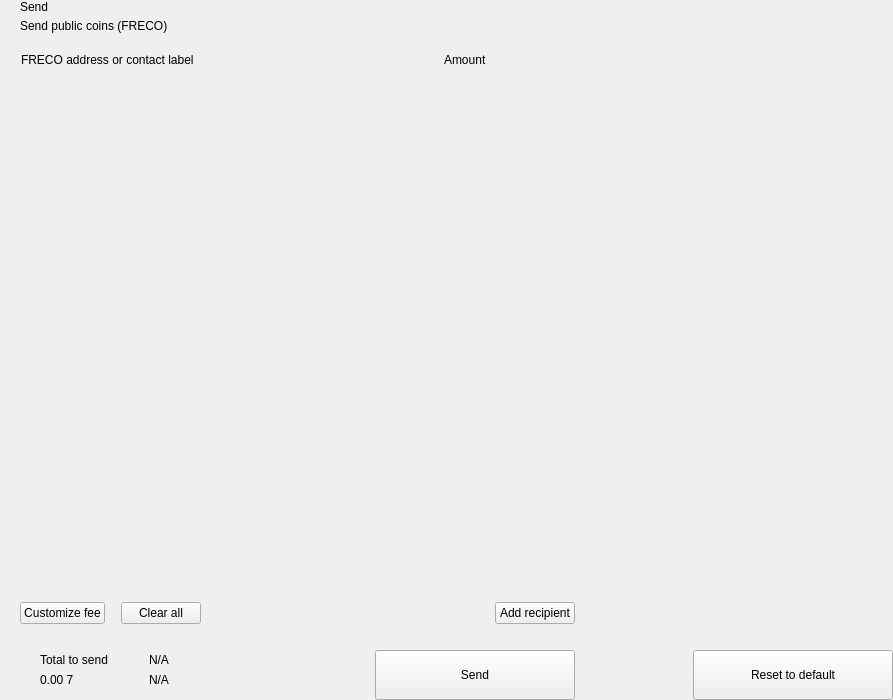
<?xml version="1.0" encoding="UTF-8"?>
<ui version="4.0">
 <class>send</class>
 <widget class="QWidget" name="send">
  <property name="geometry">
   <rect>
    <x>0</x>
    <y>0</y>
    <width>893</width>
    <height>700</height>
   </rect>
  </property>
  <property name="windowTitle">
   <string>Form</string>
  </property>
  <layout class="QHBoxLayout" name="horizontalLayout_2" stretch="2,1">
   <property name="spacing">
    <number>0</number>
   </property>
   <property name="leftMargin">
    <number>0</number>
   </property>
   <property name="topMargin">
    <number>0</number>
   </property>
   <property name="rightMargin">
    <number>0</number>
   </property>
   <property name="bottomMargin">
    <number>0</number>
   </property>
   <item>
    <widget class="QWidget" name="left" native="true">
     <layout class="QVBoxLayout" name="verticalLayout_3">
      <property name="spacing">
       <number>0</number>
      </property>
      <property name="leftMargin">
       <number>0</number>
      </property>
      <property name="topMargin">
       <number>0</number>
      </property>
      <property name="rightMargin">
       <number>0</number>
      </property>
      <property name="bottomMargin">
       <number>0</number>
      </property>
      <item>
       <layout class="QVBoxLayout" name="verticalLayout_22" stretch="0,0,0,1,0,0,0,0">
        <property name="spacing">
         <number>0</number>
        </property>
        <item>
         <layout class="QHBoxLayout" name="horizontalLayout_3">
          <property name="spacing">
           <number>0</number>
          </property>
          <property name="leftMargin">
           <number>20</number>
          </property>
          <property name="rightMargin">
           <number>20</number>
          </property>
          <item>
           <layout class="QVBoxLayout" name="verticalLayout">
            <property name="spacing">
             <number>5</number>
            </property>
            <item>
             <widget class="QLabel" name="labelTitle">
              <property name="text">
               <string>Send</string>
              </property>
              <property name="alignment">
               <set>Qt::AlignLeading|Qt::AlignLeft|Qt::AlignVCenter</set>
              </property>
             </widget>
            </item>
            <item>
             <widget class="QLabel" name="labelSubtitle1">
              <property name="text">
               <string>Send public coins (FRECO)</string>
              </property>
             </widget>
            </item>
           </layout>
          </item>
          <item>
           <spacer name="horizontalSpacer">
            <property name="orientation">
             <enum>Qt::Horizontal</enum>
            </property>
            <property name="sizeHint" stdset="0">
             <size>
              <width>40</width>
              <height>20</height>
             </size>
            </property>
           </spacer>
          </item>
         </layout>
        </item>
        <item>
         <spacer name="verticalSpacer_2">
          <property name="orientation">
           <enum>Qt::Vertical</enum>
          </property>
          <property name="sizeType">
           <enum>QSizePolicy::Fixed</enum>
          </property>
          <property name="sizeHint" stdset="0">
           <size>
            <width>20</width>
            <height>20</height>
           </size>
          </property>
         </spacer>
        </item>
        <item>
         <layout class="QHBoxLayout" name="horizontalLayout" stretch="6,0,2">
          <property name="spacing">
           <number>0</number>
          </property>
          <property name="leftMargin">
           <number>10</number>
          </property>
          <property name="topMargin">
           <number>0</number>
          </property>
          <property name="rightMargin">
           <number>20</number>
          </property>
          <property name="bottomMargin">
           <number>0</number>
          </property>
          <item>
           <widget class="QLabel" name="labelSubtitleAddress">
            <property name="styleSheet">
             <string notr="true">margin-left:8px;</string>
            </property>
            <property name="text">
             <string>FRECO address or contact label</string>
            </property>
           </widget>
          </item>
          <item>
           <spacer name="horizontalSpacer_3">
            <property name="orientation">
             <enum>Qt::Horizontal</enum>
            </property>
            <property name="sizeType">
             <enum>QSizePolicy::Fixed</enum>
            </property>
            <property name="sizeHint" stdset="0">
             <size>
              <width>40</width>
              <height>1</height>
             </size>
            </property>
           </spacer>
          </item>
          <item>
           <widget class="QLabel" name="labelSubtitleAmount">
            <property name="text">
             <string>Amount</string>
            </property>
           </widget>
          </item>
         </layout>
        </item>
        <item>
         <widget class="QScrollArea" name="scrollArea">
          <property name="minimumSize">
           <size>
            <width>0</width>
            <height>350</height>
           </size>
          </property>
          <property name="styleSheet">
           <string notr="true">#scrollArea {
            background:transparent;
            margin-top:10px;
}</string>
          </property>
          <property name="horizontalScrollBarPolicy">
           <enum>Qt::ScrollBarAlwaysOff</enum>
          </property>
          <property name="sizeAdjustPolicy">
           <enum>QAbstractScrollArea::AdjustIgnored</enum>
          </property>
          <property name="widgetResizable">
           <bool>true</bool>
          </property>
          <property name="alignment">
           <set>Qt::AlignLeading|Qt::AlignLeft|Qt::AlignTop</set>
          </property>
          <widget class="QWidget" name="scrollAreaWidgetContents">
           <property name="geometry">
            <rect>
             <x>0</x>
             <y>0</y>
             <width>591</width>
             <height>16</height>
            </rect>
           </property>
           <property name="sizePolicy">
            <sizepolicy hsizetype="Preferred" vsizetype="Maximum">
             <horstretch>0</horstretch>
             <verstretch>0</verstretch>
            </sizepolicy>
           </property>
           <property name="autoFillBackground">
            <bool>false</bool>
           </property>
           <property name="styleSheet">
            <string notr="true">#scrollAreaWidgetContents {
             background:transparent;
             }</string>
           </property>
           <layout class="QVBoxLayout" name="verticalLayout_7">
            <property name="spacing">
             <number>0</number>
            </property>
            <property name="sizeConstraint">
             <enum>QLayout::SetDefaultConstraint</enum>
            </property>
            <property name="leftMargin">
             <number>0</number>
            </property>
            <property name="topMargin">
             <number>0</number>
            </property>
            <property name="rightMargin">
             <number>0</number>
            </property>
            <property name="bottomMargin">
             <number>0</number>
            </property>
           </layout>
          </widget>
         </widget>
        </item>
        <item>
         <spacer name="verticalSpacer_4">
          <property name="orientation">
           <enum>Qt::Vertical</enum>
          </property>
          <property name="sizeType">
           <enum>QSizePolicy::Fixed</enum>
          </property>
          <property name="sizeHint" stdset="0">
           <size>
            <width>20</width>
            <height>20</height>
           </size>
          </property>
         </spacer>
        </item>
        <item>
         <layout class="QHBoxLayout" name="horizontalLayout_20">
          <property name="spacing">
           <number>6</number>
          </property>
          <property name="leftMargin">
           <number>20</number>
          </property>
          <property name="rightMargin">
           <number>20</number>
          </property>
          <item>
           <widget class="QPushButton" name="pushButtonFee">
            <property name="focusPolicy">
             <enum>Qt::NoFocus</enum>
            </property>
            <property name="text">
             <string>Customize fee</string>
            </property>
           </widget>
          </item>
          <item>
           <spacer name="horizontalSpacer_11">
            <property name="orientation">
             <enum>Qt::Horizontal</enum>
            </property>
            <property name="sizeType">
             <enum>QSizePolicy::Minimum</enum>
            </property>
            <property name="sizeHint" stdset="0">
             <size>
              <width>10</width>
              <height>20</height>
             </size>
            </property>
           </spacer>
          </item>
          <item>
           <widget class="QPushButton" name="pushButtonClear">
            <property name="focusPolicy">
             <enum>Qt::NoFocus</enum>
            </property>
            <property name="layoutDirection">
             <enum>Qt::RightToLeft</enum>
            </property>
            <property name="text">
             <string>Clear all</string>
            </property>
           </widget>
          </item>
          <item>
           <spacer name="horizontalSpacer_2">
            <property name="orientation">
             <enum>Qt::Horizontal</enum>
            </property>
            <property name="sizeHint" stdset="0">
             <size>
              <width>40</width>
              <height>20</height>
             </size>
            </property>
           </spacer>
          </item>
          <item>
           <widget class="QPushButton" name="pushButtonAddRecipient">
            <property name="focusPolicy">
             <enum>Qt::NoFocus</enum>
            </property>
            <property name="text">
             <string>Add recipient</string>
            </property>
           </widget>
          </item>
         </layout>
        </item>
        <item>
         <spacer name="verticalSpacer">
          <property name="orientation">
           <enum>Qt::Vertical</enum>
          </property>
          <property name="sizeType">
           <enum>QSizePolicy::Fixed</enum>
          </property>
          <property name="sizeHint" stdset="0">
           <size>
            <width>20</width>
            <height>16</height>
           </size>
          </property>
         </spacer>
        </item>
        <item>
         <layout class="QHBoxLayout" name="horizontalLayout_7">
          <property name="rightMargin">
           <number>20</number>
          </property>
          <item>
           <layout class="QHBoxLayout" name="horizontalLayout_10">
            <property name="spacing">
             <number>0</number>
            </property>
            <property name="leftMargin">
             <number>8</number>
            </property>
            <item>
             <widget class="QStackedWidget" name="stackedWidget">
              <property name="minimumSize">
               <size>
                <width>0</width>
                <height>60</height>
               </size>
              </property>
              <property name="maximumSize">
               <size>
                <width>16777215</width>
                <height>60</height>
               </size>
              </property>
              <widget class="QWidget" name="page1">
               <layout class="QVBoxLayout" name="verticalLayout_71" stretch="0">
                <property name="spacing">
                 <number>6</number>
                </property>
                <property name="leftMargin">
                 <number>12</number>
                </property>
                <property name="topMargin">
                 <number>0</number>
                </property>
                <property name="rightMargin">
                 <number>0</number>
                </property>
                <property name="bottomMargin">
                 <number>0</number>
                </property>
                <item>
                 <widget class="QWidget" name="coinWidget" native="true">
                  <property name="minimumSize">
                   <size>
                    <width>0</width>
                    <height>60</height>
                   </size>
                  </property>
                  <property name="maximumSize">
                   <size>
                    <width>16777215</width>
                    <height>60</height>
                   </size>
                  </property>
                  <layout class="QHBoxLayout" name="horizontalLayout_9">
                   <property name="spacing">
                    <number>0</number>
                   </property>
                   <property name="leftMargin">
                    <number>20</number>
                   </property>
                   <property name="topMargin">
                    <number>10</number>
                   </property>
                   <property name="rightMargin">
                    <number>20</number>
                   </property>
                   <property name="bottomMargin">
                    <number>10</number>
                   </property>
                   <item>
                    <layout class="QVBoxLayout" name="verticalSend">
                     <property name="spacing">
                      <number>0</number>
                     </property>
                     <item>
                      <widget class="QLabel" name="labelTitleTotalSend">
                       <property name="text">
                        <string>Total to send</string>
                       </property>
                      </widget>
                     </item>
                     <item>
                      <widget class="QLabel" name="labelAmountSend">
                       <property name="text">
                        <string notr="true">0.00 7</string>
                       </property>
                      </widget>
                     </item>
                    </layout>
                   </item>
                   <item>
                    <spacer name="horizontalSpacer_9">
                     <property name="orientation">
                      <enum>Qt::Horizontal</enum>
                     </property>
                     <property name="sizeType">
                      <enum>QSizePolicy::Fixed</enum>
                     </property>
                     <property name="sizeHint" stdset="0">
                      <size>
                       <width>20</width>
                       <height>20</height>
                      </size>
                     </property>
                    </spacer>
                   </item>
                   <item>
                    <widget class="QLabel" name="labelLine">
                     <property name="minimumSize">
                      <size>
                       <width>1</width>
                       <height>0</height>
                      </size>
                     </property>
                     <property name="maximumSize">
                      <size>
                       <width>1</width>
                       <height>16777215</height>
                      </size>
                     </property>
                     <property name="text">
                      <string/>
                     </property>
                    </widget>
                   </item>
                   <item>
                    <spacer name="horizontalSpacer_10">
                     <property name="orientation">
                      <enum>Qt::Horizontal</enum>
                     </property>
                     <property name="sizeType">
                      <enum>QSizePolicy::Fixed</enum>
                     </property>
                     <property name="sizeHint" stdset="0">
                      <size>
                       <width>20</width>
                       <height>20</height>
                      </size>
                     </property>
                    </spacer>
                   </item>
                   <item>
                    <layout class="QVBoxLayout" name="verticalRemaining">
                     <property name="spacing">
                      <number>0</number>
                     </property>
                     <item>
                      <widget class="QLabel" name="labelTitleTotalRemaining">
                       <property name="text">
                        <string notr="true">N/A</string>
                       </property>
                      </widget>
                     </item>
                     <item>
                      <widget class="QLabel" name="labelAmountRemaining">
                       <property name="text">
                        <string notr="true">N/A</string>
                       </property>
                      </widget>
                     </item>
                    </layout>
                   </item>
                  </layout>
                 </widget>
                </item>
               </layout>
              </widget>
              <widget class="QWidget" name="page_2"/>
             </widget>
            </item>
           </layout>
          </item>
          <item>
           <spacer name="horizontalSpacer_5">
            <property name="orientation">
             <enum>Qt::Horizontal</enum>
            </property>
            <property name="sizeType">
             <enum>QSizePolicy::Expanding</enum>
            </property>
            <property name="sizeHint" stdset="0">
             <size>
              <width>40</width>
              <height>20</height>
             </size>
            </property>
           </spacer>
          </item>
          <item alignment="Qt::AlignBottom">
           <widget class="QPushButton" name="pushButtonSave">
            <property name="minimumSize">
             <size>
              <width>200</width>
              <height>50</height>
             </size>
            </property>
            <property name="maximumSize">
             <size>
              <width>200</width>
              <height>50</height>
             </size>
            </property>
            <property name="focusPolicy">
             <enum>Qt::NoFocus</enum>
            </property>
            <property name="text">
             <string>Send</string>
            </property>
           </widget>
          </item>
         </layout>
        </item>
       </layout>
      </item>
     </layout>
    </widget>
   </item>
   <item>
    <widget class="QWidget" name="right" native="true">
     <layout class="QVBoxLayout" name="verticalLayout_5">
      <property name="leftMargin">
       <number>0</number>
      </property>
      <property name="topMargin">
       <number>0</number>
      </property>
      <property name="rightMargin">
       <number>0</number>
      </property>
      <property name="bottomMargin">
       <number>0</number>
      </property>
      <item>
       <layout class="QVBoxLayout" name="verticalLayout_4">
        <property name="spacing">
         <number>6</number>
        </property>
        <item>
         <widget class="OptionButton" name="btnCoinControl" native="true">
          <property name="minimumSize">
           <size>
            <width>0</width>
            <height>50</height>
           </size>
          </property>
         </widget>
        </item>
        <item>
         <widget class="OptionButton" name="btnChangeAddress" native="true">
          <property name="minimumSize">
           <size>
            <width>0</width>
            <height>50</height>
           </size>
          </property>
         </widget>
        </item>
        <item>
         <widget class="OptionButton" name="btnUri" native="true">
          <property name="minimumSize">
           <size>
            <width>0</width>
            <height>50</height>
           </size>
          </property>
         </widget>
        </item>
        <item>
         <spacer name="verticalSpacer_5">
          <property name="orientation">
           <enum>Qt::Vertical</enum>
          </property>
          <property name="sizeHint" stdset="0">
           <size>
            <width>20</width>
            <height>40</height>
           </size>
          </property>
         </spacer>
        </item>
        <item>
         <layout class="QHBoxLayout" name="horizontalLayout_8">
          <item>
           <spacer name="horizontalSpacer_7">
            <property name="orientation">
             <enum>Qt::Horizontal</enum>
            </property>
            <property name="sizeHint" stdset="0">
             <size>
              <width>40</width>
              <height>20</height>
             </size>
            </property>
           </spacer>
          </item>
          <item>
           <widget class="QPushButton" name="pushButtonReset">
            <property name="minimumSize">
             <size>
              <width>200</width>
              <height>50</height>
             </size>
            </property>
            <property name="maximumSize">
             <size>
              <width>200</width>
              <height>50</height>
             </size>
            </property>
            <property name="focusPolicy">
             <enum>Qt::NoFocus</enum>
            </property>
            <property name="text">
             <string>Reset to default</string>
            </property>
           </widget>
          </item>
         </layout>
        </item>
       </layout>
      </item>
     </layout>
    </widget>
   </item>
  </layout>
 </widget>
 <customwidgets>
  <customwidget>
   <class>OptionButton</class>
   <extends>QWidget</extends>
   <header>qt/pivx/optionbutton.h</header>
   <container>1</container>
  </customwidget>
 </customwidgets>
 <resources/>
 <connections/>
</ui>
